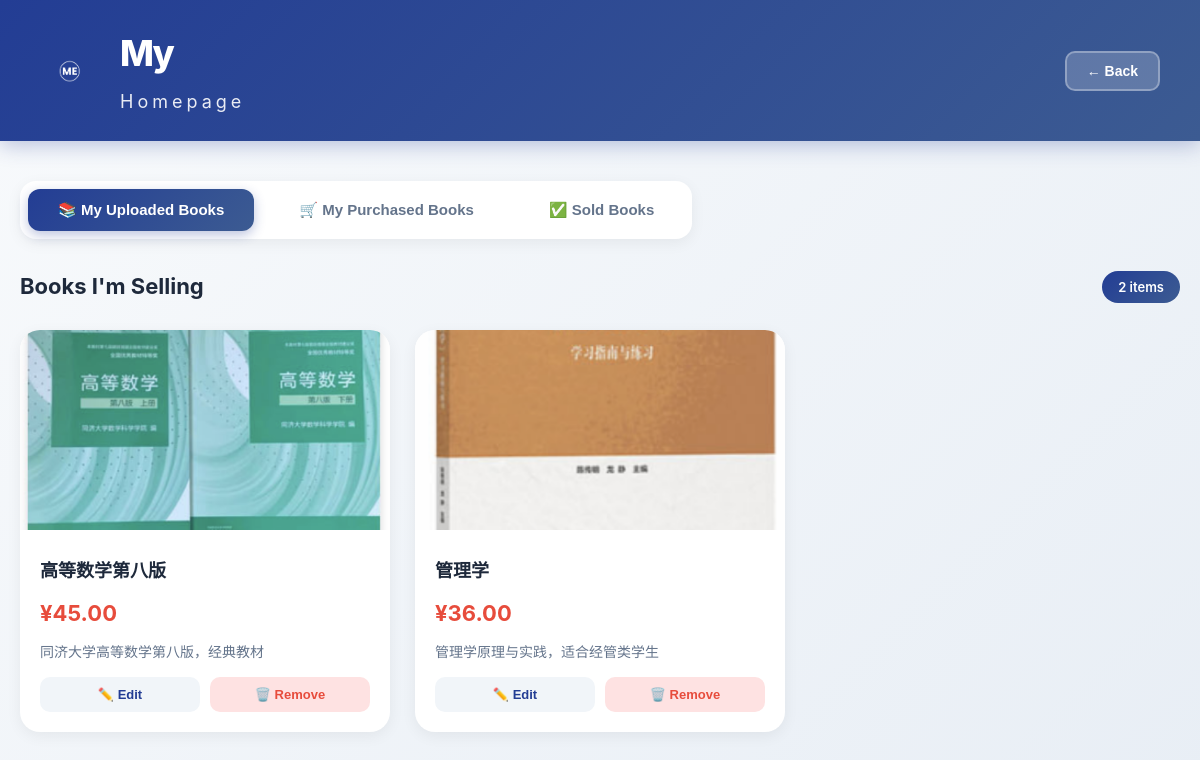
The app's page /homepage (signed in) with its own data.
### app.py (models this page shows)
class Product(db.Model):
    __tablename__ = 'products'
    id = db.Column(db.Integer, primary_key=True)
    name = db.Column(db.String(80), nullable=False)
    price = db.Column(db.Float, nullable=False)
    description = db.Column(db.String(200), nullable=False)
    degree_of_wear = db.Column(db.String(80), nullable=False)
    image = db.Column(db.String(200), nullable=False)  # 存储文件路径
    created_at = db.Column(db.DateTime, default=db.func.current_timestamp())
    seller_contact = db.Column(db.String(200))  # 卖家联系方式
    is_sold = db.Column(db.Boolean, default=False)  # 是否已售出
    buyer_id = db.Column(db.Integer)  # 购买者ID
    user_id = db.Column(db.Integer)  # 上传者ID

### app.py (the view)
@app.route('/homepage')
def homepage():
    user_id = session.get('user_id')
    if not user_id:
        return redirect(url_for('login'))
    uploaded_products = Product.query.filter_by(user_id=user_id).all()
    sold_products = Product.query.filter_by(user_id=user_id, is_sold=True).all()
    orders = Order.query.filter_by(user_id=user_id).all()
    return render_template('homepage.html', uploaded_products=uploaded_products, sold_products=sold_products, orders=orders)

### templates/homepage.html (shortened to what this page needs)
<!DOCTYPE html>
<html lang="zh-CN">
<head>
    <link rel="stylesheet" href="{{ url_for('static', filename='css/homepage.css') }}">
</head>
<body>
    <header>
        <div class="header-content">
            <div class="logo-section">
                <img src="{{ url_for('static', filename='images/white-MElogo.png') }}" alt="Logo" class="logo">
                <div class="title-group">
                    <h1>My</h1>
                    <h2>Homepage</h2>
                </div>
            </div>
            <button class="back-btn" onclick="goBack()">← Back</button>
        </div>
    </header>
    <div class="main-container">
        <div class="tabs">
            <button class="tab-btn active" onclick="switchTab('uploaded')">📚 My Uploaded Books</button>
            <button class="tab-btn" onclick="switchTab('purchased')">🛒 My Purchased Books</button>
            <button class="tab-btn" onclick="switchTab('sold')">✅ Sold Books</button>
        </div>
        <div id="uploaded-tab" class="tab-content active">
            <div class="section-header">
                <h3>Books I'm Selling</h3>
                <span class="count">{{ uploaded_products|length }} items</span>
            </div>
            {% if uploaded_products %}
            <div class="products-grid">
                {% for product in uploaded_products %}
                <div class="product-card">
                    <div class="product-image">
                        {% if product.image %}
                        {% set img_path = (product.image | replace('\\', '/')) %}
                        {% set static_rel = img_path.replace('static/', '') %}
                        <img src="{{ url_for('static', filename=static_rel) }}" alt="Book Cover">
                        {% else %}
                        <img src="{{ url_for('static', filename='images/book1.png') }}" alt="Book Cover">
                        {% endif %}
                    </div>
                    <div class="product-info">
                        <h4>{{ product.name }}</h4>
                        <p class="price">¥{{ "%.2f"|format(product.price or 0.0) }}</p>
                        <p class="desc">{{ product.description or '' }}</p>
                        <div class="actions">
                            <button class="edit-btn" onclick="editProduct({{ product.id }})">✏️ Edit</button>
                            <button class="delete-btn" onclick="deleteProduct({{ product.id }})">🗑️ Remove</button>
                        </div>
                    </div>
                </div>
                {% endfor %}
            </div>
            {% else %}
            <div class="empty-state">
                <div class="empty-icon">📭</div>
                <p>No books uploaded yet</p>
                <a href="{{ url_for('upload') }}" class="upload-link">Upload your first book</a>
            </div>
            {% endif %}
        </div>
    </div>
</body>
</html>

### static/css/homepage.css (style rules this page uses)
body { font-family: 'Inter', -apple-system, BlinkMacSystemFont, 'Segoe UI', Roboto, sans-serif; margin: 0; padding: 0; min-height: 100vh; background: linear-gradient(135deg, #f8fafc 0%, #e8eef5 100%); }
header { background: linear-gradient(135deg, #233D94 0%, #3C5B92 100%); color: white; padding: 25px 40px; box-shadow: 0 4px 20px rgba(35, 61, 148, 0.3); }
.header-content { display: flex; justify-content: space-between; align-items: center; max-width: 1400px; margin: 0 auto; }
.logo-section { display: flex; align-items: center; gap: 20px; }
.logo { width: 60px; height: auto; }
.title-group h1 { font-size: 36px; font-weight: 800; margin: 0; letter-spacing: -2px; }
.title-group h2 { font-size: 18px; font-weight: 400; margin: 5px 0 0 0; opacity: 0.9; letter-spacing: 4px; }
.back-btn { padding: 10px 20px; background: rgba(255, 255, 255, 0.2); color: white; border: 2px solid rgba(255, 255, 255, 0.3); border-radius: 10px; font-size: 14px; font-weight: 600; cursor: pointer; transition: all 0.3s ease; }
.main-container { max-width: 1400px; margin: 40px auto; padding: 0 20px; }
.tabs { display: flex; gap: 15px; margin-bottom: 30px; background: white; padding: 8px; border-radius: 16px; box-shadow: 0 4px 15px rgba(0, 0, 0, 0.06); width: fit-content; }
.tab-btn { padding: 12px 30px; background: transparent; border: none; border-radius: 12px; font-size: 15px; font-weight: 600; cursor: pointer; transition: all 0.3s ease; color: #64748b; }
.tab-btn.active { background: linear-gradient(135deg, #233D94 0%, #3C5B92 100%); color: white; box-shadow: 0 4px 12px rgba(35, 61, 148, 0.3); }
.tab-content { display: none; }
.tab-content.active { display: block; }
.section-header { display: flex; justify-content: space-between; align-items: center; margin-bottom: 25px; }
.section-header h3 { font-size: 22px; font-weight: 700; color: #1e293b; margin: 0; }
.count { padding: 6px 16px; background: linear-gradient(135deg, #233D94 0%, #3C5B92 100%); color: white; border-radius: 20px; font-size: 13px; font-weight: 600; }
.products-grid { display: grid; grid-template-columns: repeat(auto-fill, minmax(300px, 1fr)); gap: 25px; }
.product-card { background: white; border-radius: 20px; box-shadow: 0 4px 15px rgba(0, 0, 0, 0.06); overflow: hidden; transition: all 0.3s ease; }
.product-image { position: relative; }
.product-image img { width: 100%; height: 200px; object-fit: cover; }
.product-info { padding: 20px; }
.product-info h4 { font-size: 18px; font-weight: 700; color: #1e293b; margin: 0 0 10px 0; }
.product-info .price { font-size: 22px; font-weight: 700; color: #e74c3c; margin: 0 0 10px 0; }
.product-info .desc { font-size: 14px; color: #64748b; line-height: 1.5; margin: 0 0 15px 0; display: -webkit-box; -webkit-line-clamp: 2; -webkit-box-orient: vertical; overflow: hidden; }
.product-info .actions { display: flex; gap: 10px; }
.edit-btn, .delete-btn { flex: 1; padding: 10px; border: none; border-radius: 10px; font-size: 13px; font-weight: 600; cursor: pointer; transition: all 0.3s ease; }
.edit-btn { background: #f1f5f9; color: #233D94; }
.delete-btn { background: #fee2e2; color: #e74c3c; }

### static/css/theme.css (style rules this page uses)
:root { --primary-color: #233D94; --primary-light: #3C5B92; --primary-dark: #1a2e7b; --secondary-color: #3498db; --accent-color: #2ecc71; --danger-color: #e74c3c; --warning-color: #f39c12; --success-color: #27ae60; --text-primary: #2c3e50; --text-secondary: #7f8c8d; --text-light: #95a5a6; --bg-primary: #ffffff; --bg-secondary: #f5f7fa; --bg-dark: #1a252f; --border-color: #ecf0f1; --shadow-sm: 0 2px 8px rgba(0, 0, 0, 0.08); --shadow-md: 0 4px 16px rgba(0, 0, 0, 0.1); --shadow-lg: 0 8px 32px rgba(0, 0, 0, 0.12); --radius-sm: 8px; --radius-md: 12px; --radius-lg: 20px; --transition-fast: 0.15s ease; --transition-normal: 0.3s ease; --transition-slow: 0.5s ease; }
* { margin: 0; padding: 0; box-sizing: border-box; }
html { scroll-behavior: smooth; }
body { font-family: 'Inter', -apple-system, BlinkMacSystemFont, 'Segoe UI', Roboto, Oxygen, Ubuntu, Cantarell, sans-serif; font-size: 16px; line-height: 1.6; color: var(--text-primary); background-color: var(--bg-secondary); -webkit-font-smoothing: antialiased; -moz-osx-font-smoothing: grayscale; }

### records on screen
Product: shows a picture, name "高等数学第八版", price "45.00", description "同济大学高等数学第八版，经典教材"
Product: shows a picture, name "管理学", price "36.00", description "管理学原理与实践，适合经管类学生"

### other values on screen
{{ uploaded_products|length }} "2"
